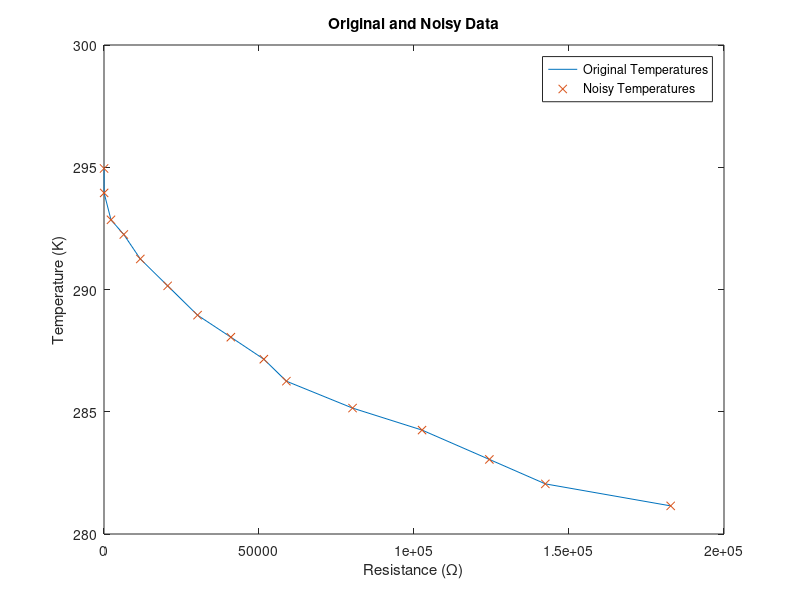
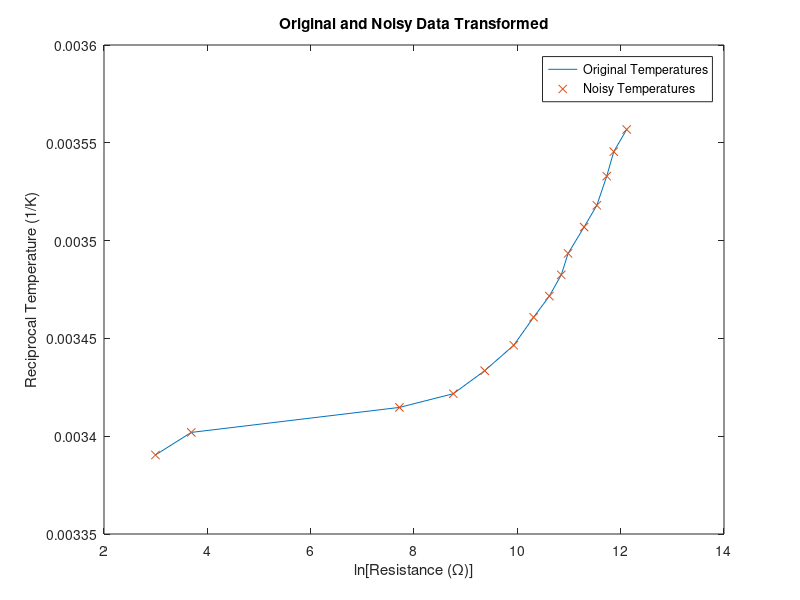

Recreate these plots in MATLAB, in order. (Note: this script raises an error after producing the figures.)
% Steinhart_hart_fitting_proj

%% Non-linear data fitting. This script demonstrates several techniques
%  for fitting data sets with curves other than lines, calculating the
%  confidence intervals on the fitted parameters, and calculating and
%  displaying the functional confidence bounds and the observational
%  bounds. The data set is take from the data sheet for the TCS10K5 NTC
%  thermistor, which lists the resistance as a function of temperature
%  in degrees C. Since we are fitting the Steinhart-Hart equation to the
%  data, we first converted the temperature to Kelvin. Next, because the
%  Steinhart-Hart equation has T as a function of R, we use T or 1/T as y
%  and R or ln(R) as x. Finally, because the data are so clean, we add
%  noise of ą5% to the T data for some of the fits.

% The temperatures. (kelvin)
T = [281.15, 282.05, 283.05, 284.25, 285.15, 286.25, 287.15, 288.05, 288.95, 290.15, 291.25, 292.25, 292.85, 293.95, 294.95];
% The resistances.
R = [182805.43, 142365.49, 124315.84, 102593.19, 80180.18, 58831.00, 51561.08, 40924.46, 30174.43, 20540.02, 11706.88, 6382.98, 2249.49, 40.02, 20.00];
% The noisy temperatures.
TN = [281.15, 282.05, 283.05, 284.25, 285.15, 286.25, 287.15, 288.05, 288.95, 290.15, 291.25, 292.25, 292.85, 293.95, 294.95];
confLev = 0.95; % We set the confidence level for the data fits here.

%% Plot Original Data
% Plot the original temperature and noisy temperature data.
figure(1) 
plot(R,T)
hold on
plot (R,TN,'x')
xlabel('Resistance (\Omega)')
ylabel('Temperature (K)')
title('Original and Noisy Data')
legend('Original Temperatures','Noisy Temperatures')
hold off

% Since a plot of 1/T vs ln(R) should be close to linear, we will convert
% the data to the correct forms and do linear and polynomial fits with
% them.
ooT = 1./T;
ooTN = 1./TN;
lnR = log(R);

%% Plot Transformed Data
% Plot the transformed original temperature and noisy temperature data.
figure(2) 
plot(lnR,ooT)
hold on
plot (lnR,ooTN,'x')
xlabel('ln[Resistance (\Omega)]')
ylabel('Reciprocal Temperature (1/K)')
title('Original and Noisy Data Transformed')
legend('Original Temperatures','Noisy Temperatures')
hold off

% Start by working with the original transformed data. We will fit a 1st,
% 2nd, and 3rd order polynomial to the data and look at the fit and the
% residuals.
range = max(lnR) - min(lnR); % Get range for our xplot data
xplot = min(lnR):range/30:max(lnR); % Generate x data for some of our plots.
% The fitting routine 'fit' is particular about the form of the data.
% Use the line below to get your data into the correct format for 'fit'.
[Xout,Yout] = prepareCurveData(lnR, ooT); 
[f1,stat1] = fit(Xout,Yout,'poly1') % 1st-order fit with statistics.
[f2,stat2] = fit(Xout,Yout,'poly2') % 2nd-order fit with statistics.
[f3,stat3] = fit(Xout,Yout,'poly3') % 3rd-order fit with statistics.
% The default for confidence level is 0.95. If we wanted the confidence
% intervals on the parameters for a value of confLev other than 0.95, we
% would uncomment the following lines:
% format short e
% ci1 = confint(f1,confLev)
% ci2 = confint(f2,confLev)
% ci3 = confint(f3,confLev)
% format

%% Plot 1st-order Fit
% Plot data with 1st-order fit. Since the data have very little noise (just
% round-off or truncation error), the data and the curve will vary but
% little.
figure(3)
plot(f1,Xout,Yout) % Notice that the fit doesn't need both x and y values.
% It will plot with just the f1 object.
xlabel('ln[Resistance (\Omega)]')
ylabel('Reciprocal Temperature (1/K)')
title('1st-Order Fit to Transformed Data')

%% Plot Residuals
% Since the fit is so close, we need a better way to distinguish how well
% 1st-, 2nd-, and 3rd-order fit. We'll plot the residuals to compare.
figure(4)
subplot(3,1,1)
plot(f1,Xout,Yout,'residuals')
% xlabel('Ln[Resistance (\Omega)]')
ylabel('Residuals (1/K)')
title('1st Order Polynomial Fit')
% The linear residuals look parabolic, so we need at least 2nd order.
subplot(3,1,2)
plot(f2,Xout,Yout,'residuals')
% xlabel('Ln[Resistance (\Omega)]')
ylabel('Residuals (1/K)')
title('2nd Order Polynomial Fit')
% The 2nd-order residuals look cubic so we need at least 3rd order.
subplot(3,1,3)
plot(f3,Xout,Yout,'residuals')
xlabel('Ln[Resistance (\Omega)]')
ylabel('Residuals (1/K)')
title('3rd Order Polynomial Fit')
% The 3rd-order residuals look pretty random, so we're done.

%% Plot 3rd-order Fit and Bounds
% Let's plot the 3rd order fit with the data and the functional and
% observational bounds. Note, since there is so little noise in the data,
% we won't be able to distinguish which is which.
p11 = predint(f3,xplot,confLev,'observation','off'); % Gen conf bounds
p21 = predint(f3,xplot,confLev,'functional','off'); % Gen conf bounds
figure(5)
plot(f3,Xout,Yout) % Notice that the fit doesn't need both x and y.
hold on
plot(xplot, p21, '-.b') % Upper and lower functional confidence limits
plot(xplot, p11, '--m') % Upper and lower observational confidence limits
xlabel('Ln[Resistance (\Omega)]')
ylabel('Reciprocal Temperature (1/K)')
title('3rd Order Polynomial Fit')
legend('Data Points','Best Fit Line','Upper Func. Bound',...
    'Lower Func. Bound', 'Upper Obs. Bound', 'Lower Obs. Bound',...
    'Location', 'northwest')
hold off

%% 3rd-order with Noise
% Since the original data have so little noise, let's repeat the 3rd order
% plot for the noisy data. We'll reuse some of the variables
[Xout,Yout] = prepareCurveData(lnR, ooTN); 
[f3,stat1] = fit(Xout,Yout,'poly3') % 1st-order fit with statistics.
p11 = predint(f3,xplot,confLev,'observation','off'); % Gen conf bounds
p21 = predint(f3,xplot,confLev,'functional','off'); % Gen conf bounds
figure(6)
plot(f3,Xout,Yout) % Notice that the fit doesn't need both x and y.
hold on
plot(xplot, p21, '-.b') % Upper and lower functional confidence limits
plot(xplot, p11, '--m') % Upper and lower observational confidence limits
xlabel('Ln[Resistance (\Omega)]')
ylabel('Reciprocal Temperature (1/K)')
title('3rd Order Polynomial Fit, Noisy Data')
legend('Data Points','Best Fit Line','Upper Func. Bound',...
    'Lower Func. Bound', 'Upper Obs. Bound', 'Lower Obs. Bound',...
    'Location', 'northwest')
hold off

%% Transform Fit Back
% Let's untransform the best fit and confidence bounds back into the
% original space with T vs R and see how good we feel about things.
yplot = f3(xplot);
figure(7)
plot(R,TN,'x')
hold on
plot(exp(xplot), 1./yplot)
plot(exp(xplot), 1./p21, '-.b') % Upper and lower functional confidence limits
plot(exp(xplot), 1./p11, '--m') % Upper and lower observational confidence limits
legend('Data Points','Best Fit Line','Upper Func. Bound',...
    'Lower Func. Bound', 'Upper Obs. Bound', 'Lower Obs. Bound',...
    'Location', 'northeast')
xlabel('Resistance (\Omega)')
ylabel('Temperature (K)')
title('Retransformed 3rd-Order with Fit Lines')
hold off

%% Nonlinear Fit
% To compare this transformed linear fit of a polynomial with non-linear, let's
% do a non-linear fit using the Steinhart-Hart equation (but we'll include
% the 2nd-order term.
range = max(R) - min(R); % Get range for our xplot data
xplot = min(R):range/30:max(R); % Generate x data for some of our plots.
% First we have to define the function we will fit.
% Things work better if we have starting points for a, b, c, and d. We'll
% use our values from above and 'fitoptions'
fo = fitoptions('Method','NonlinearLeastSquares',...
    'StartPoint',[-0.002894 0.001339 -9.963e-05 3.053e-06]);
ft = fittype('1/(a+b*log(R)+c*(log(R)^2)+d*(log(R)^3))','independent',...
    'R','options',fo);
% Next, we have to get our data into the correct format for 'fit'.
[Xout,Yout] = prepareCurveData(R, TN);
% Now we'll do our fit.
[f4,stat4] = fit(Xout,Yout,ft)
p11 = predint(f4,xplot,confLev,'observation','off'); % Gen conf bounds
p21 = predint(f4,xplot,confLev,'functional','off'); % Gen conf bounds
figure(8)
plot(f4,Xout,Yout) % Notice that the fit doesn't need both x and y.
hold on
plot(xplot, p21, '-.b') % Upper and lower functional confidence limits
plot(xplot, p11, '--m') % Upper and lower observational confidence limits
xlabel('Resistance (\Omega)')
ylabel('Temperature (K)')
title('Steinhart-Hart Fit, Noisy Data')
legend('Data Points','Best Fit Line','Upper Func. Bound',...
    'Lower Func. Bound', 'Upper Obs. Bound', 'Lower Obs. Bound',...
    'Location', 'northeast')
hold off
% In many cases, the non-linear least squares fit looks better than the
% transformed-fit-untransformed fit. This is a rare case when it doesn't

%% Nonlinear Residuals
% And finally, the residuals
figure(9)
plot(f4,Xout,Yout,'residuals')
xlabel('Resistance (\Omega)')
ylabel('Residuals (K)')
title('Steinhart-Hart Fit')
